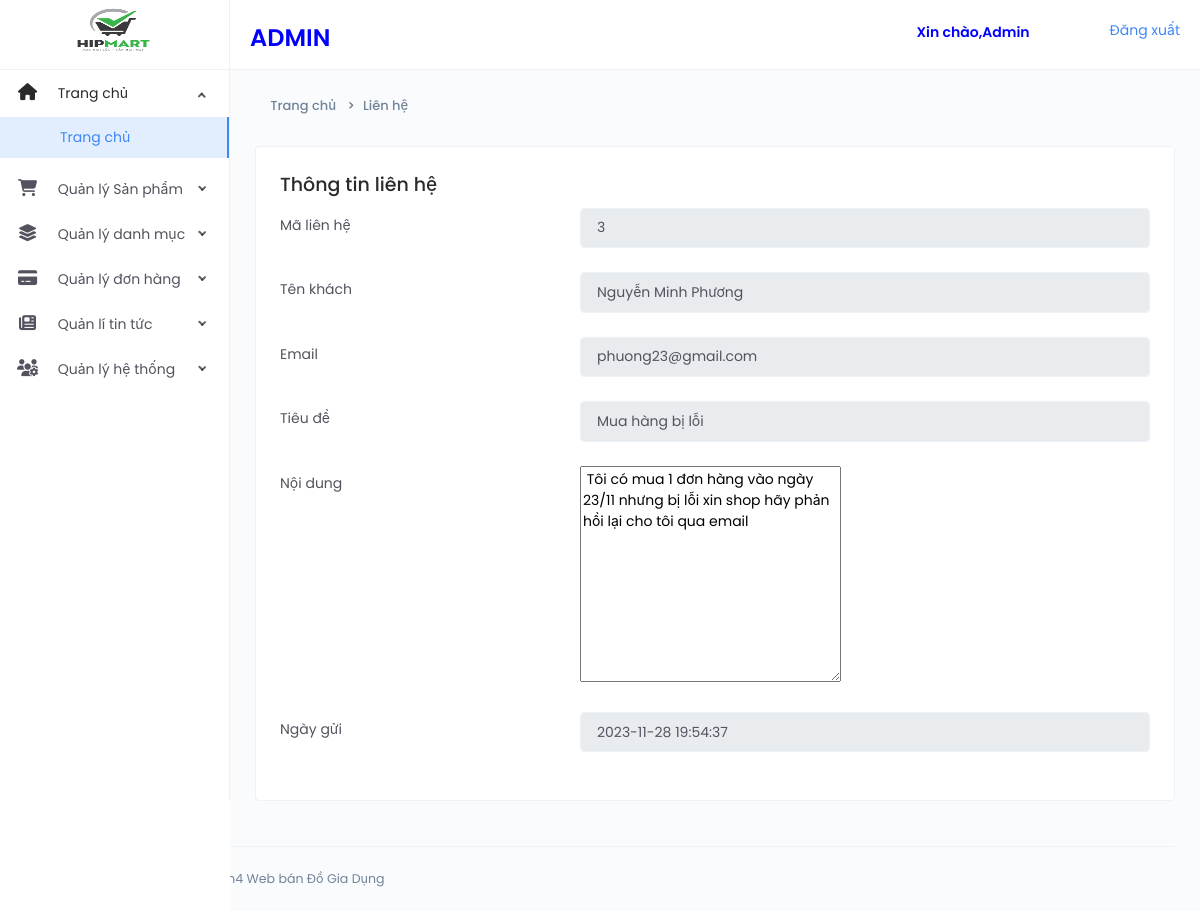
The app's page /Webdogiadung/Admin/xem_lienhe.php?ID=3 (signed in) with its own data.
### tables this page shows
CREATE TABLE `contact` (
  `ID` int(11) NOT NULL,
  `Name` varchar(40) NOT NULL,
  `Email` varchar(50) NOT NULL,
  `Conten` varchar(50) NOT NULL,
  `Message` varchar(100) NOT NULL,
  `Creat_at` timestamp NOT NULL DEFAULT current_timestamp()
);

### Webdogiadung/Admin/xem_lienhe.php (the view)
<?php
require('thongbao.php');
include('Header_admin.php');
include('Nav_left.php');
require_once('Conect.php');
$id = !empty($_GET['ID']) ? (int)$_GET['ID'] : 0;
$sql_1 = "SELECT * From `contact` WHERE ID = $id";
$result = mysqli_query($conn, $sql_1);
$resultss = mysqli_fetch_assoc($result);
?>
<div class="page-container">
   <div class="main-content">
      <div class="page-header">
         <div class="header-sub-title">
            <nav class="breadcrumb breadcrumb-dash">
               <a href="index.php" class="breadcrumb-item"><i class="anticon anticon-home m-r-5"></i>Trang chủ</a>
               <a class="breadcrumb-item" href="Lienhe.php">Liên hệ</a>
            </nav>
         </div>
      </div>
      <div class="card">
         <div class="card-body">
            <h4>Thông tin liên hệ</h4>
            <form id="form-validation" method="post" enctype="multipart/form-data">
               <div class="form-group row">
                  <label class="col-sm-4 col-form-label control-label">Mã liên hệ</label>
                  <div class="col-sm-8">
                     <input type="text" class="form-control" readonly value="<?php echo $id; ?>">
                  </div>
               </div>
               <div class="form-group row">
                  <label class="col-sm-4 col-form-label control-label">Tên khách</label>
                  <div class="col-sm-8">
                     <input type="text" class="form-control" readonly value="<?php echo $resultss['Name']; ?>">
                  </div>
               </div>
               <div class="form-group row">
                  <label class="col-sm-4 col-form-label control-label">Email</label>
                  <div class="col-sm-8">
                     <input type="text" class="form-control" readonly value="<?php echo $resultss['Email']; ?>">
                  </div>
               </div>
               <div class="form-group row">
                  <label class="col-sm-4 col-form-label control-label">Tiêu đề</label>
                  <div class="col-sm-8">
                     <input type="text" class="form-control" readonly value="<?php echo $resultss['Conten']; ?>">
                  </div>
               </div>
               <div class="form-group row">
                  <label class="col-sm-4 col-form-label control-label">Nội dung</label>
                  <div class="col-sm-8">
                     <textarea name="thongso" id="thongso" rows="10"><?php echo $resultss['Message']; ?></textarea>
                  </div>
               </div>
               <div class="form-group row">
                  <label class="col-sm-4 col-form-label control-label">Ngày gửi</label>
                  <div class="col-sm-8">
                     <input type="text" class="form-control" readonly value="<?php echo $resultss['Creat_at']; ?>">
                  </div>
               </div>
            </form>
         </div>
      </div>
   </div>
</div>
<?php
include('Footer_Admin.php');
?>

### records on screen
contact: Name "Nguyễn Minh Phương", Email "phuong23@gmail.com", Conten "Mua hàng bị lỗi", thongso "Tôi có mua 1 đơn hàng vào ngày 23/11 nhưng bị lỗi xin shop hãy phản hồi lại cho tôi qua email", Creat_at "2023-11-28 19:54:37"
